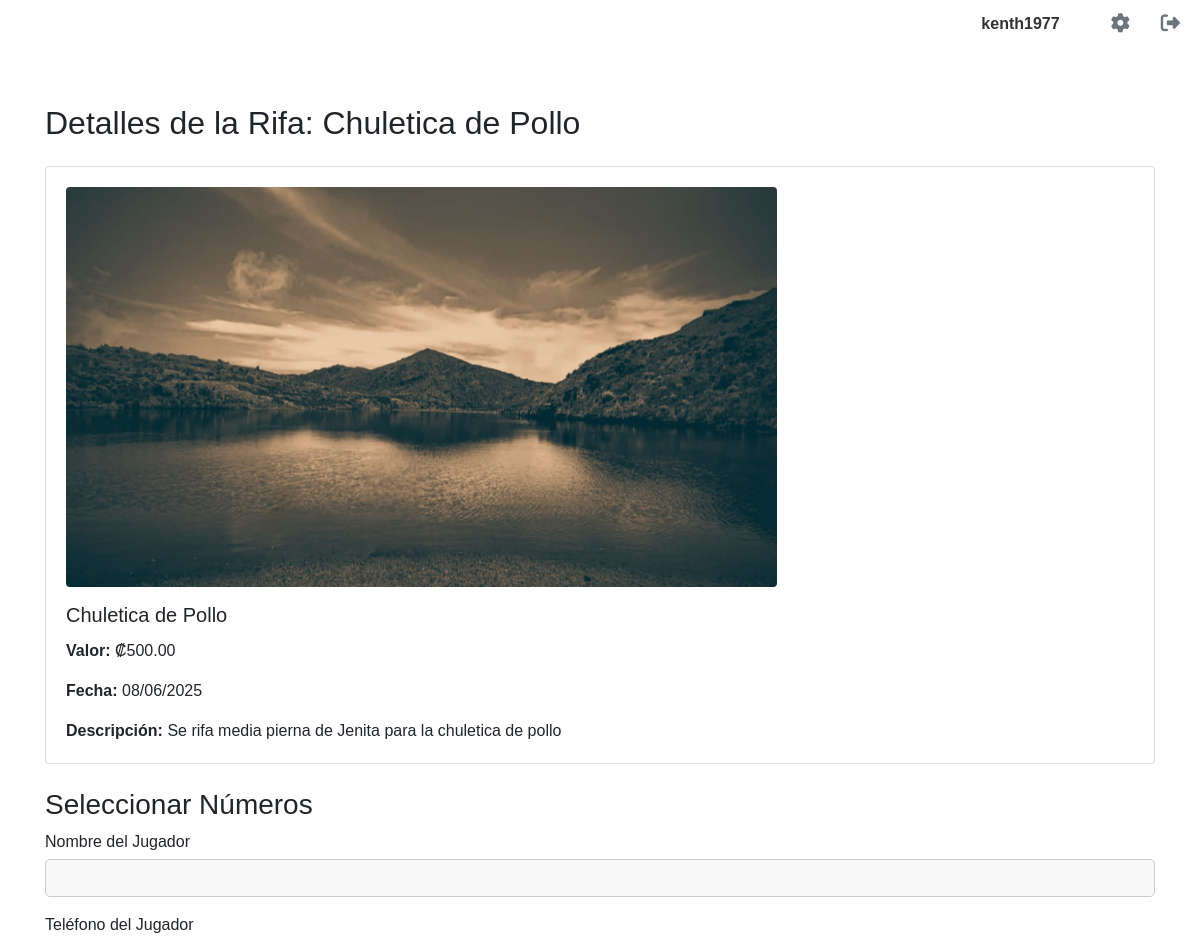
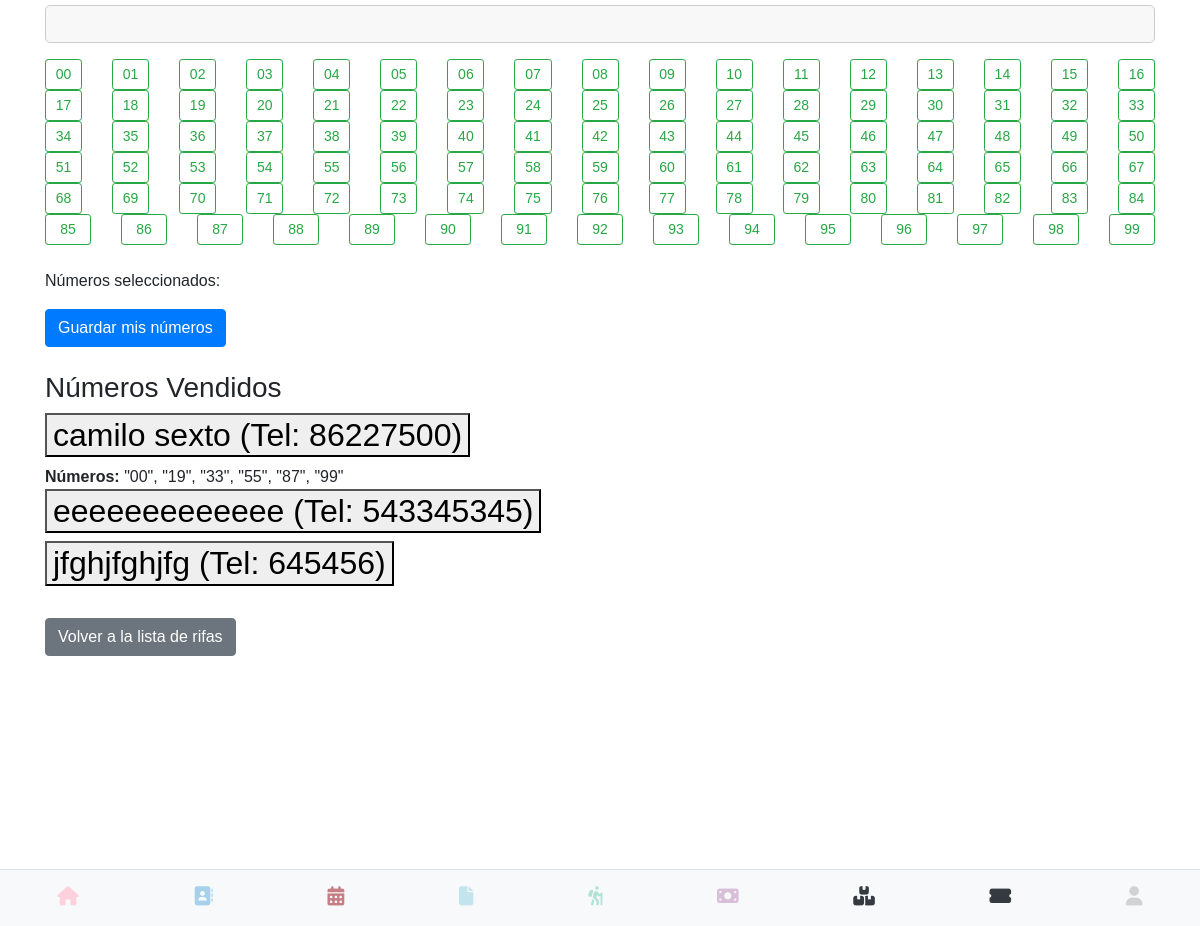
Page /ver_rifa/1 (signed in) on the committed database (2 pictures, top to bottom).
### models.py (models this page shows, shortened)
class User(UserMixin, db.Model):
    __tablename__ = 'users'
    id = db.Column(db.Integer, primary_key=True)
    username = db.Column(db.String(80), unique=True, nullable=False)
    email = db.Column(db.String(120), unique=True, nullable=False)
    cedula = db.Column(db.String(20), unique=True, nullable=False)
    telefono = db.Column(db.String(20), nullable=False)
    password_hash = db.Column(db.String(128))
    image_filename = db.Column(db.String(255), nullable=True)
    @property
    def is_authenticated(self):
        return True

### rifas.py (models this page shows, shortened)
class Rifa(db.Model):
    __tablename__ = 'rifas'
    id = db.Column(db.Integer, primary_key=True)
    nombre_rifa = db.Column(db.String(255), nullable=False)
    valor_rifa = db.Column(db.Numeric(10, 2), nullable=False)
    fecha_rifa = db.Column(db.Date, nullable=False)
    descripcion_rifa = db.Column(db.Text, nullable=True)
    imagen_rifa = db.Column(db.String(255), nullable=True)
    numeros_vendidos = db.relationship('NumeroRifa', backref='rifa', lazy=True, cascade="all, delete-orphan")

class NumeroRifa(db.Model):
    __tablename__ = 'numeros_rifa'
    id = db.Column(db.Integer, primary_key=True)
    rifa_id = db.Column(db.Integer, db.ForeignKey('rifas.id'), nullable=False)
    numero = db.Column(db.String(2), nullable=False)
    nombre_jugador = db.Column(db.String(255), nullable=False)
    telefono_jugador = db.Column(db.String(20), nullable=False)
    fecha_seleccion = db.Column(db.DateTime, default=datetime.utcnow)
    __table_args__ = (db.UniqueConstraint('rifa_id', 'numero', name='_rifa_numero_uc'),)

### rifas.py (the view, shortened to what this page needs)
@rifas_bp.route('/ver_rifa/<int:rifa_id>', methods=['GET', 'POST'])
@login_required
def ver_rifa(rifa_id):
    rifa = obtener_rifa_por_id(rifa_id)
    if not rifa:
        flash('Rifa no encontrada.', 'danger')
        return redirect(url_for('rifas.lista_rifas'))
    numeros_vendidos_objetos = obtener_numeros_vendidos(rifa_id)
    numeros_ocupados_para_botones = {n.numero: {'nombre': n.nombre_jugador, 'telefono': n.telefono_jugador} for n in numeros_vendidos_objetos}
    grouped_numeros_por_jugador = {}
    for num_obj in numeros_vendidos_objetos:
        player_key = (num_obj.nombre_jugador.lower(), num_obj.telefono_jugador)
        if player_key not in grouped_numeros_por_jugador:
            grouped_numeros_por_jugador[player_key] = {
                'nombre_original': num_obj.nombre_jugador,
                'telefono': num_obj.telefono_jugador,
                'numeros': []
            }
        grouped_numeros_por_jugador[player_key]['numeros'].append(num_obj.numero)
    for player_data in grouped_numeros_por_jugador.values():
        player_data['numeros'].sort()
    form = SeleccionarNumerosForm()
    return render_template('ver_rifa.html',
                           rifa=rifa,
                           numeros_ocupados=numeros_ocupados_para_botones,
                           grouped_numeros_por_jugador=grouped_numeros_por_jugador,
                           form=form)

### rifas.py
class SeleccionarNumerosForm(FlaskForm):
    nombre_jugador = StringField('Nombre del Jugador', validators=[DataRequired()])
    telefono_jugador = StringField('Teléfono del Jugador', validators=[DataRequired()])
    numeros_seleccionados = StringField('Números Seleccionados (internos)', render_kw={'readonly': True})
    submit = SubmitField('Guardar mis números')

### app.py (called while the page is built)
@login_manager.user_loader
def load_user(user_id):
    return User.query.get(int(user_id))

### rifas.py (called while the page is built)
def obtener_numeros_vendidos(rifa_id):
    return NumeroRifa.query.filter_by(rifa_id=rifa_id).all()

def obtener_rifa_por_id(rifa_id):
    return Rifa.query.get(rifa_id)

### templates/ver_rifa.html (shortened to what this page needs)
{% extends "base.html" %}
{% block content %}
<div class="container mt-4">
    <h2 class="mb-4">Detalles de la Rifa: {{ rifa.nombre_rifa }}</h2>
    <div class="card mb-4">
        <div class="card-body">
            {% if rifa.imagen_rifa %}
            <img src="{{ url_for('static', filename='uploads/' + rifa.imagen_rifa) }}" class="img-fluid rounded mb-3" alt="{{ rifa.nombre_rifa }}" style="max-height: 400px; object-fit: cover;">
            {% else %}
            <img src="{{ url_for('static', filename='images/default_rifa.png') }}" class="img-fluid rounded mb-3" alt="Imagen por defecto" style="max-height: 400px; object-fit: cover;">
            {% endif %}
            <h5 class="card-title">{{ rifa.nombre_rifa }}</h5>
            <p class="card-text"><strong>Valor:</strong> ₡{{ "%.2f"|format(rifa.valor_rifa) }}</p>
            <p class="card-text"><strong>Fecha:</strong> {{ rifa.fecha_rifa.strftime('%d/%m/%Y') }}</p>
            <p class="card-text"><strong>Descripción:</strong> {{ rifa.descripcion_rifa }}</p>
        </div>
    </div>
    <h3 class="mt-4">Seleccionar Números</h3>
    <form method="POST" action="{{ url_for('rifas.ver_rifa', rifa_id=rifa.id) }}" class="mb-4">
        <div class="mb-3">
            {{ form.nombre_jugador.label(class="form-label") }}
            {{ form.nombre_jugador(class="form-control") }}
        </div>
        <div class="mb-3">
            {{ form.telefono_jugador.label(class="form-label") }}
            {{ form.telefono_jugador(class="form-control") }}
        </div>
        <div class="row row-cols-10 g-2 mb-4" id="numeros-container">
            {% for i in range(100) %}
                {% set num_str = '%02d' % i %}
                {% set is_occupied = num_str in numeros_ocupados %}
                <div class="col">
                    <button type="button"
                            class="btn btn-sm w-100 {% if is_occupied %}btn-danger{% else %}btn-outline-success{% endif %}"
                            data-numero="{{ num_str }}"
                            id="btn-{{ num_str }}"
                            data-bs-toggle="tooltip" data-bs-placement="top"
                            title="{% if is_occupied %}Ocupado por: {{ numeros_ocupados[num_str].nombre }} (Tel: {{ numeros_ocupados[num_str].telefono }}){% else %}Disponible{% endif %}">
                        {{ num_str }}
                    </button>
                </div>
            {% endfor %}
        </div>
        <div class="mb-3">
            <p>Números seleccionados: </p>
        </div>
        {{ form.submit(class="btn btn-primary") }}
    </form>
    <h3 class="mt-4">Números Vendidos</h3>
    {% if grouped_numeros_por_jugador %}
    <div class="accordion" id="accordionNumerosVendidos">
        {% for player_key, player_data in grouped_numeros_por_jugador.items() %}
        <div class="accordion-item">
            <h2 class="accordion-header" id="heading{{ loop.index }}">
                <button class="accordion-button {% if loop.index != 1 %}collapsed{% endif %}" type="button" data-bs-toggle="collapse" data-bs-target="#collapse{{ loop.index }}" aria-expanded="{% if loop.index == 1 %}true{% else %}false{% endif %}" aria-controls="collapse{{ loop.index }}">
                    {{ player_data.nombre_original }} (Tel: {{ player_data.telefono }})
                </button>
            </h2>
            <div id="collapse{{ loop.index }}" class="accordion-collapse collapse {% if loop.index == 1 %}show{% endif %}" aria-labelledby="heading{{ loop.index }}" data-bs-parent="#accordionNumerosVendidos">
                <div class="accordion-body">
                    <strong>Números:</strong> {{ player_data.numeros | join(', ') }}
                </div>
            </div>
        </div>
        {% endfor %}
    </div>
    {% else %}
    <div class="alert alert-info" role="alert">
        Aún no se han vendido números para esta rifa.
    </div>
    {% endif %}
    <a href="{{ url_for('rifas.lista_rifas') }}" class="btn btn-secondary mt-4">Volver a la lista de rifas</a>
</div>
{% endblock %}

### templates/base.html (shortened to what this page needs)
<!DOCTYPE html>
<html lang="es">
<head>
    <link rel="stylesheet" type="text/css" href="{{ url_for('static', filename='css/main.css') }}">
    <link rel="stylesheet" href="https://cdn.jsdelivr.net/npm/sweetalert2@11/dist/sweetalert2.min.css">
</head>
<body>
	<div class="contactos-container">
    {% if current_user.is_authenticated %}
        <div class="top-right">
            <span class="username-display">{{ current_user.username }}</span>
            <a href="{{ url_for('perfil') }}" class="gear-icon"><i class="fas fa-cog"></i></a>
            <a href="{{ url_for('logout') }}" class="logout-icon"><i class="fas fa-sign-out-alt"></i></a>
        </div>
    {% endif %}
</div>
{% include "flash.html" %}
<div class="container-block margin-bottom-large">
    {% block content %}
    {% endblock %}
</div>
{% include "navbar.html" %}
</body>
</html>

### templates/flash.html (shortened to what this page needs)
<div class="container">
</div>

### templates/navbar.html
<nav class="magic-navbar">
    <div class="magic-nav-buttons">
        <div class="magic-nav-button">
            <a href="{{ url_for('index') }}">
                <i class="fas fa-home"></i>
            </a>
        </div>
        <div class="magic-nav-button">
            <a href="{{ url_for('listar_contacto') }}">
                <i class="fa-solid fa-address-book"></i>
            </a>
        </div>
        <div class="magic-nav-button">
            <a href="{{ url_for('calendario') }}">
                <i class="fa-solid fa-calendar-days"></i>
            </a>
        </div>
        <div class="magic-nav-button">
            <a href="{{ url_for('ver_facturas') }}">
                <i class="fa-solid fa-file"></i>
            </a>
        </div>
        <div class="magic-nav-button">
            <a href="{{ url_for('ver_eventos') }}">
                <i class="fa-solid fa-person-hiking"></i>
            </a>
        </div>
        <div class="magic-nav-button">
            <a href="{{ url_for('pagos.ver_pagos') }}">
                <i class="fa-solid fa-money-bill"></i>
            </a>
        </div>
        <div class="magic-nav-button">
            <a href="{{ url_for('inventario_bp.ver_inventario') }}">
                <i class="fa-solid fa-boxes-stacked"></i>
            </a>
        </div>
        <div class="magic-nav-button">
            <a href="{{ url_for('rifas.lista_rifas') }}">
                <i class="fa-solid fa-ticket-alt"></i>
            </a>
        </div>
        <div class="magic-nav-button">
            {% if current_user.is_authenticated %}
                <a href="#" style="pointer-events: none; opacity: 0.2;">
                    <i class="fas fa-user"></i>
                </a>
            {% else %}
                <a href="{{ url_for('login') }}">
                    <i class="fas fa-sign-in-alt"></i>
                </a>
            {% endif %}
        </div>
    </div>
</nav>

### static/css/navbar.css (style rules this page uses)
.magic-navbar { background-color: #f8f9fa; color: #343a40; padding: 0.5rem 0; position: fixed; bottom: 0; left: 0; width: 100%; z-index: 1000; border-top: 1px solid #dee2e6; }
.magic-nav-buttons { display: flex; justify-content: space-around; align-items: center; }
.magic-nav-button { flex-grow: 1; text-align: center; padding: 0.5rem 0; }
.magic-nav-button a { display: block; color: inherit; text-decoration: none; }
.magic-nav-button i { font-size: 1.2rem; margin-bottom: 0.2rem; }
.magic-nav-button:nth-child(1) i { color: #FFD1DC; }
.magic-nav-button:nth-child(2) i { color: #A7D1EB; }
.magic-nav-button:nth-child(3) i { color: #c67D84; }
.magic-nav-button:nth-child(4) i { color: #C3E4ED; }
.magic-nav-button:nth-child(5) i { color: #B0E3D5; }
.magic-nav-button:nth-child(6) i { color: #D8BFD8; }

### static/css/base.css (style rules this page uses)
body { font-family: sans-serif; margin: 0; }
.margin-bottom-large { margin-bottom: 250px; }
.container { width: 80%; margin: 20px auto; padding: 20px; }
.top-right { position: absolute; top: 10px; right: 20px; display: flex; align-items: center; }
.gear-icon, .logout-icon { font-size: 24px; text-decoration: none; color: #333; margin-left: 15px; }
.username-display { margin-right: 20px; font-weight: bold; color: #333; }
label { display: block; margin-bottom: 5px; }
input[type="text"], input[type="password"] { width: 100%; padding: 8px; box-sizing: border-box; border-radius: 5px; background-color: #f8f8f8; border: 1px solid #ccc; }

### static/css/forms.css (style rules this page uses)
label { display: block; margin-bottom: 5px; }

### static/css/perfil.css (style rules this page uses)
body { font-family: sans-serif; margin: 20px; }

### static/css/listar_contacto.css (style rules this page uses)
.contactos-container { font-family: Arial, sans-serif; color: #333; }
.contactos-container .top-right { display: flex; justify-content: flex-end; align-items: center; gap: 1rem; padding-bottom: 1rem; }
.contactos-container .username-display { font-weight: bold; }
.contactos-container .gear-icon, .contactos-container .logout-icon { color: #6c757d; font-size: 1.2rem; text-decoration: none; }

### rows in the picture
User: username "kenth1977"
Rifa: nombre_rifa "Chuletica de Pollo", imagen_rifa (picture), valor_rifa "500.00", fecha_rifa "08/06/2025", descripcion_rifa "Se rifa media pierna de Jenita para la chuletica de pollo"
NumeroRifa: nombre_original "camilo sexto", telefono "86227500"
NumeroRifa: nombre_original "eeeeeeeeeeeee", telefono "543345345"
NumeroRifa: nombre_original "jfghjfghjfg", telefono "645456"

### other values in the picture
{{ num_str }} "00" "01" "02" "03" "04" "05" "06" "07" "08" "09" "10" "11" "12" "13" "14" "15" "16" "17" "18" "19" "20" "21" "22" "23" "24" "25" "26" "27" "28" "29" "30" "31" "32" "33" "34" "35" "36" "37" "38" "39" "40" "41" "42" "43" "44" "45" "46" "47" "48" "49" "50" "51" "52" "53" "54" "55" "56" "57" "58" "59" "60" "61" "62" "63" "64" "65" "66" "67" "68" "69" "70" "71" "72" "73" "74" "75" "76" "77" "78" "79" "80" "81" "82" "83" "84" "85" "86" "87" "88" "89" "90" "91" "92" "93" "94" "95" "96" "97" "98" "99"
{{ player_data.numeros | join(', ') }} "\"00\", \"19\", \"33\", \"55\", \"87\", \"99\""
